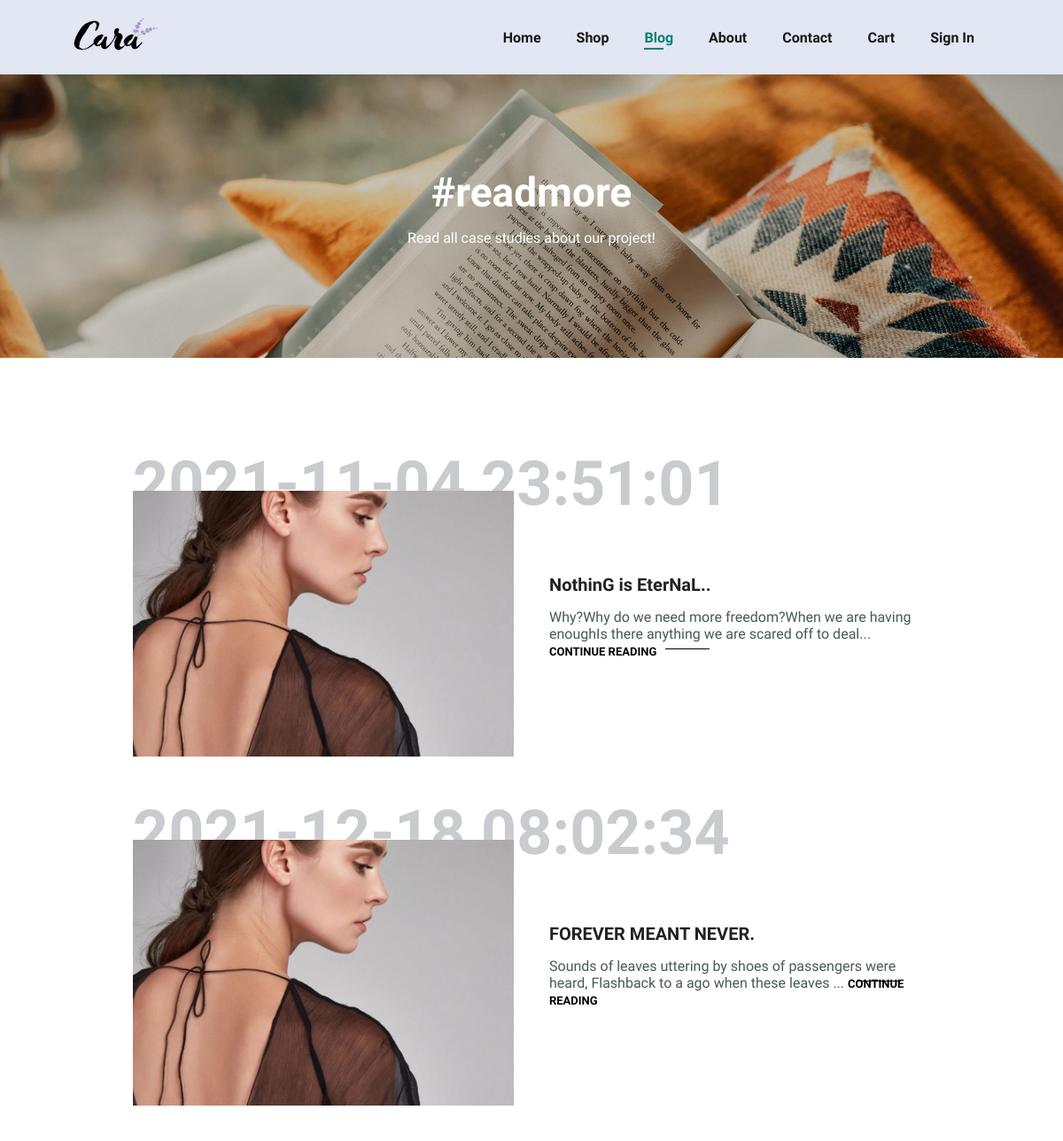
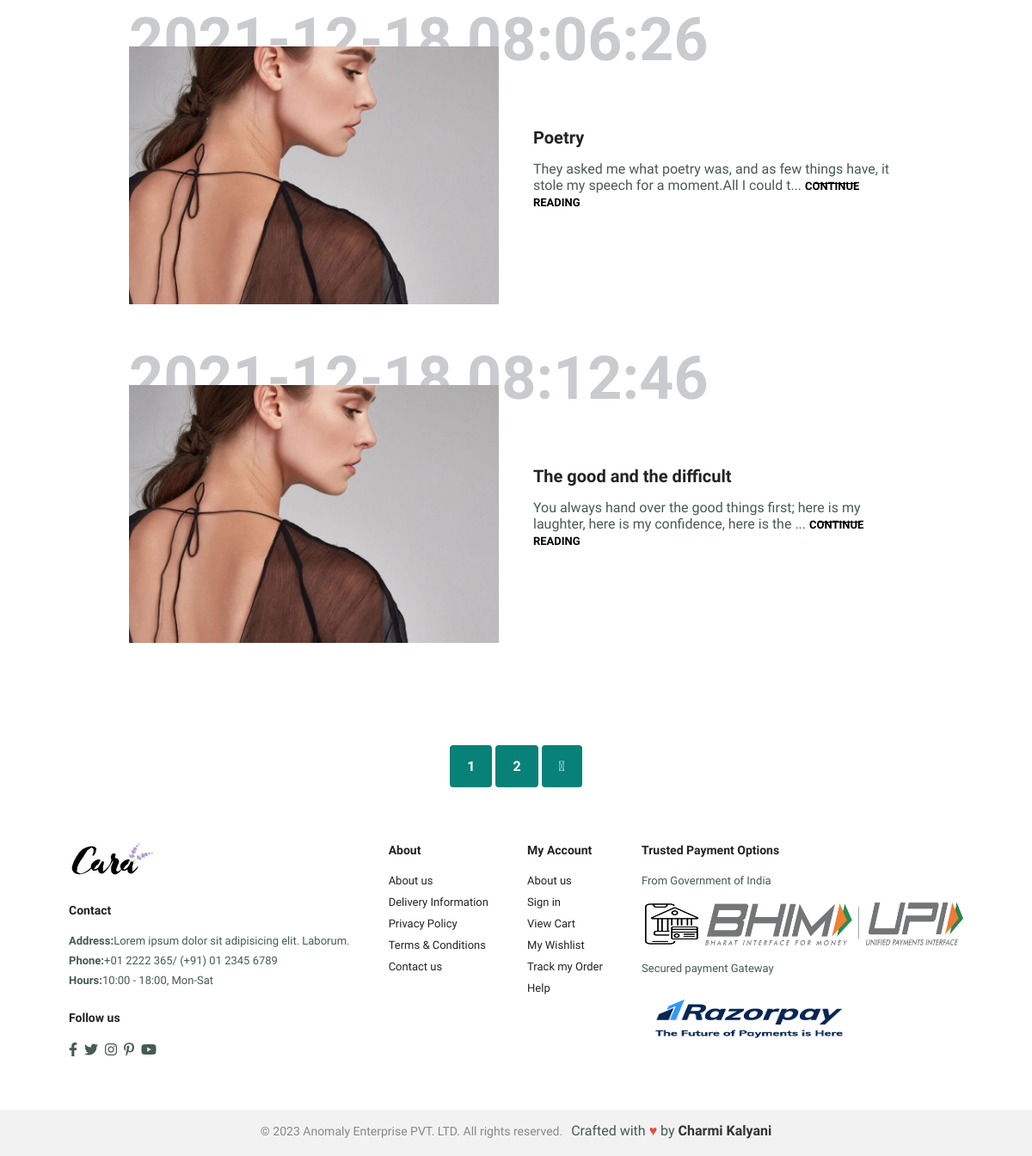
Screenshot of /blog.php with the database file from the repository (2 pictures, top to bottom).
### tables this page shows
CREATE TABLE `allblogs` (
  `blog_sno` int(11) NOT NULL,
  `username` text NOT NULL,
  `email` text NOT NULL,
  `blog_title` text NOT NULL,
  `blog_subtitle` text NOT NULL,
  `blog_content` text NOT NULL,
  `time` datetime NOT NULL DEFAULT current_timestamp()
);

### blog.php (the view, shortened to what this page needs)
<?php include 'include/header.php'; ?>
<section id="page-header" class="blog-header">
    <h2>#readmore</h2>
    <p>Read all case studies about our project!</p>
</section>
<section id="blog">
    <?php
    $sql = "SELECT * FROM allblogs";
    $result = $conn->query($sql);
    if ($result->num_rows > 0) {
        $postIndex = 1;
        while ($row = $result->fetch_assoc()) {
            $title = $row['blog_title'];
            $content = $row['blog_content'];
            $date = $row['time'];
            $imageFileName = 'b' . $postIndex . '.jpg';
            echo '<div class="blog-box">';
            echo '    <div class="blog-img">';
            echo '        <img src="img/blog/' . $imageFileName . '" alt="blog" class="small-image">';
            echo '    </div>';
            echo '    <div class="blog-details">';
            echo '        <h4>' . $title . '</h4>';
            echo '        <div class="content-wrapper">';
            if (strlen($content) > 100) {
                echo '        <p>' . substr($content, 0, 100) . '... <a href="#" class="read-more">CONTINUE READING</a></p>';
            } else {
                echo '        <p>' . $content . '</p>';
            }
            echo '        </div>';
            echo '    </div>';
            echo '    <h1>' . $date . '</h1>';
            echo '</div>';
        }
    } else {
        echo 'No blog posts available.';
    }
    ?>
</section>
    <section id="pagination" class="section-p1">
        <a href="#">1</a>
        <a href="#">2</a>
        <a href="#"><i class="fal fa-long-arrow-alt-right"></i></a>
    </section>
<?php include 'include/footer.php'; ?>

### css/style.css (style rules this page uses)
* { margin: 0; padding: 0; box-sizing: border-box; font-family: 'Spartan',sans-serif; }
h1 { font-size: 50px; line-height: 64px; color: #222; }
h2 { font-size: 46px; line-height: 54px; color: #222; }
h4 { font-size: 20px; color: #222; }
h4 { font-size: 12px; font-weight: 700; }
p { font-size: 16px; color: #465b52; margin: 15px 0 20px 0; }
.section-p1 { padding: 40px 80px; }
body { width: 100%; }
#page-header { background-image: url(../img/banner/b1.jpg); width: 100%; height: 40vh; background-size: cover; display: flex; justify-content: center; text-align: center; flex-direction: column; padding: 14px; }
#page-header h2, #page-header p { color: #fff; }
#pagination { text-align: center; }
#pagination a { text-decoration: none; background-color: #088178; padding: 15px 20px; border-radius: 4px; color: #fff; font-weight: 600; }
#pagination a i { font-size: 16px; font-weight: 600; }
#page-header.blog-header { background-image: url("../img/banner/b19.jpg"); }
#blog { padding: 150px 150px 0 150px; }
#blog .blog-box { display: flex; align-items: center; width: 100%; position: relative; padding-bottom: 90px; }
#blog .blog-img { width: 50%; margin-right: 40px; }
#blog img { width: 100%; height: 300px; object-fit: cover; }
#blog .blog-details { width: 50%; }
#blog .blog-details h4 { font-size: 20px; }
#blog .blog-details a { text-decoration: none; font-size: 11px; color: #000; font-weight: 700; font-size: 13px; position: relative; transition: 0.3s; }
#blog .blog-details a::after { content: ""; width: 50px; height: 1px; background-color: #000; position: absolute; top: 4px; right: -60px; }
#blog .blog-box h1 { position: absolute; top: -40px; left: 0; font-size: 70px; font-weight: 700; color: #c9cbce; z-index: -10; }

### blog.php (style rules this page uses)
.small-image { width: 100px; height: auto; }

### rows the page displays
allblogs: blog_title "NothinG is EterNaL..", blog_content "Why?Why do we need more freedom?When we are having enoughIs there anything we are scared off to deal", time "2021-11-04 23:51:01"
allblogs: blog_title "FOREVER MEANT NEVER.", blog_content "Sounds of leaves uttering by shoes of passengers were heard, Flashback to a ago when these leaves", time "2021-12-18 08:02:34"
allblogs: blog_title "Poetry", blog_content "They asked me what poetry was, and as few things have, it stole my speech for a moment.All I could t", time "2021-12-18 08:06:26"
allblogs: blog_title "The good and the difficult", blog_content "You always hand over the good things first; here is my laughter, here is my confidence, here is the", time "2021-12-18 08:12:46"

### other values shown
$item['text'] "Home"
$item['text'] "Shop"
$item['text'] "Blog"
$item['text'] "About"
$item['text'] "Contact"
$item['text'] "Cart"
$item['text'] "Sign In"
